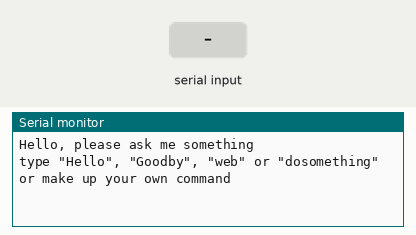
Simulated run of this sketch. Board: Arduino Uno, built with avr-gcc and run on an emulated ATmega328P. Shown: the last lines printed to the serial monitor. Inputs (shaded band) come from the test bench.

Above: at 1.2 s.
1.3 s: "Hello\n" received over Serial
At 2.3 s:
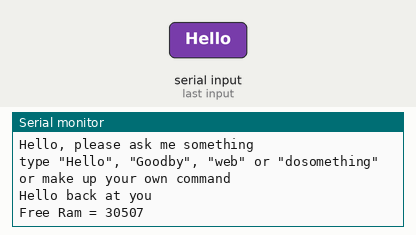
2.8 s: "Goodby\n" received over Serial
At 4.0 s:
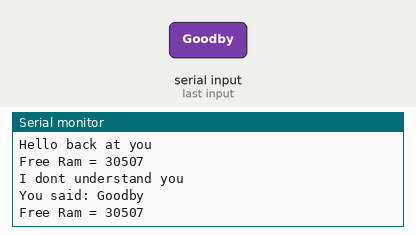
4.3 s: "dosomething\n" received over Serial
At 4.7 s:
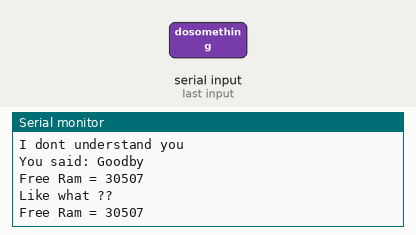
5.8 s: "web\n" received over Serial
At 5.99 s:
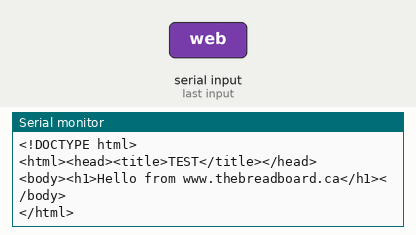
7.3 s: "1\n" received over Serial
At 8.5 s:
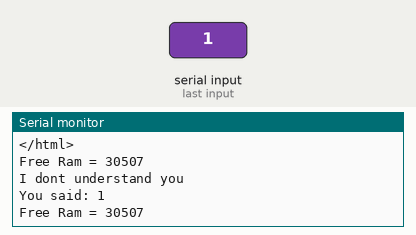

The sketch:

Arduino_Lesson_2___Parsing_the_commands_from_Serial.ino
```cpp
// (licence header left out)
// Bunch of constants in the form of definitions
// 1 = output debug to serial port, 0 = no debug
#define debug 1
// define the buffer size...
#define serialbufferSize 50
// End of Constants

// Now the real varibles
char inputBuffer[serialbufferSize]   ;
int serialIndex = 0; // keep track of where we are in the buffer
// End of real variables

void setup()
{
  // initialize serial:
  Serial.begin(9600);
  // do other setup here as needed

  // Print some pretty instructions
  Serial.println("Hello, please ask me something");
  Serial.println("type \"Hello\", \"Goodby\", \"web\" or \"dosomething\" or make up your own command");
  Serial.println();
}

void loop()
{
  // Notice how the main loop is very simple and the functions
  // seperate the logic into easily manageable parts
  if (CheckSerial()) DoCommand(inputBuffer);
  // Do other stuff
}

boolean DoCommand(char * commandBuffer)
{
  // Standard way to handle commands
  if (strstr(commandBuffer, "Hello")){
    Serial.println("Hello back at you ");
    //    Do some other work here
    //    and here
    //    and here
  }
  else if (commandBuffer == "Goodby"){
    Serial.println("Hello back at you ");
    //    Do some other work here
    //    and here
    //    and here
  }
  else if (strcmp(commandBuffer , "dosomething")==0){
    Serial.println("Like what ?? ");
    //    Do some other work here
    //    and here
    //    and here
  }
  else if (strstr(commandBuffer , "web")){
    Serial.println("HTTP/1.1 200 OK");
    Serial.println("Content-Type: text/html");
    Serial.println("Connection: close");
    Serial.println();
    Serial.println("<!DOCTYPE html>");
    Serial.println("<html><head><title>TEST</title></head>");
    Serial.println("<body><h1>Hello from www.thebreadboard.ca</h1></body>");
    Serial.println("</html>");
    //    Do some other work here
    //    and here
    //    and here
  }
  else {
    Serial.print("I dont understand you \nYou said: ");
    Serial.println(commandBuffer);
    //    Do some other work here
    //    and here
    //    and here
  }


  // debug code after here
#if debug
  Serial.print("Free Ram = "); Serial.println(freeRam(), DEC);
#endif
return true;
}

/*
Checks the serial input for a string, returns true once a '\n' is seen
users can always look at the global variable "serialIndex" to see if characters have been received already
*/
boolean CheckSerial()
{
  boolean lineFound = false;
  // if there's any serial available, read it:
  while (Serial.available() > 0) {
    //Read a character as it comes in:
    //currently this will throw away anything after the buffer is full or the \n is detected
    char charBuffer = Serial.read();
      if (charBuffer == '\n') {
           inputBuffer[serialIndex] = 0; // terminate the string
           lineFound = (serialIndex > 0); // only good if we sent more than an empty line
           serialIndex=0; // reset for next line of data
         }
         else if(charBuffer == '\r') {
           // Just ignore the Carrage return, were only interested in new line
         }
         else if(serialIndex < serialbufferSize && lineFound == false) {
           /*Place the character in the string buffer:*/
           inputBuffer[serialIndex++] = charBuffer; // auto increment index
         }
  }// End of While
  return lineFound;
}// End of CheckSerial()

#if debug
// check free ram
int freeRam ()
{
  extern int __heap_start, *__brkval;
  int v;
  return (int) &v - (__brkval == 0 ? (int) &__heap_start : (int) __brkval);
}
#endif
```

Measured:
- after the input at 1.3 s, the serial monitor: prints a new line at once (image 1)
- after the input at 2.8 s, the serial monitor: prints a new line at once (image 2)
- after the input at 4.3 s, the serial monitor: prints a new line at once (image 3)
- after the input at 5.8 s, the serial monitor: prints a new line at once (image 4)
- after the input at 7.3 s, the serial monitor: prints a new line at once (image 5)
